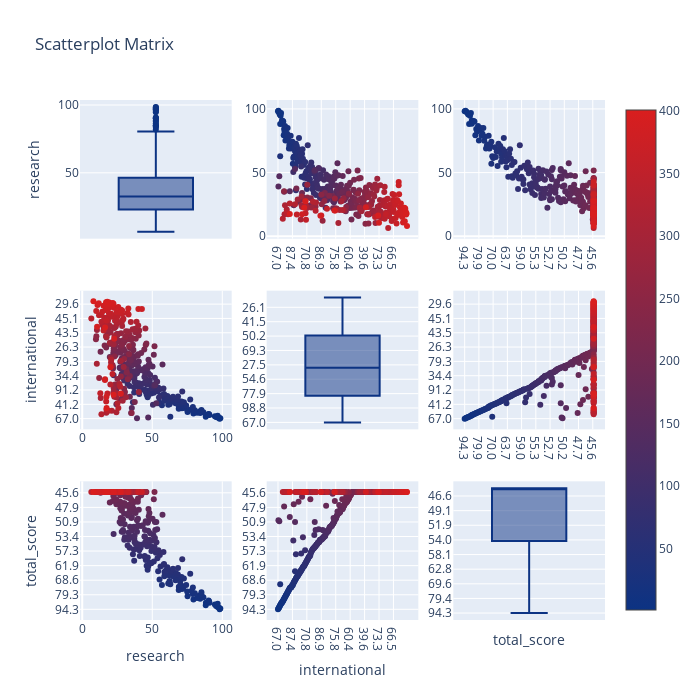

Write notebook code for a chart like this one.
### Markdown cell above
Scatter plot matrix, iki tane feature arasındaki ilişkiyi görmek için kullanılır.

### Code cell
from plotly.offline import iplot 

# import figure factory
import plotly.figure_factory as ff
# prepare data
dataframe = timesData[timesData.year == 2015]
data2015 = dataframe.loc[:,["research","international", "total_score"]]
data2015["index"] = np.arange(1,len(data2015)+1)
# scatter matrix
fig = ff.create_scatterplotmatrix(data2015, diag='box', index='index',colormap='Portland',
                                  colormap_type='cat',
                                  height=700, width=700)
iplot(fig)

### Figure 1 — Plotly figure (JSON) as saved in the notebook; plotly's stock layout.template omitted (floating-point values rounded to 4 significant figures; data arrays with more than 128 entries replaced by an {"elided": "..."} marker saying what was removed)
{"data": [{"marker": {"color": "rgb(12, 51, 131)"}, "showlegend": false, "type": "box", "xaxis": "x", "y": {"elided": "401 float values"}, "yaxis": "y"}, {"marker": {"color": {"elided": "401 int values"}, "colorscale": [[0, "rgb(12, 51, 131)"], [1, "rgb(217, 30, 30)"]], "showscale": true, "size": 6}, "mode": "markers", "showlegend": false, "type": "scatter", "x": {"elided": "401 str values"}, "xaxis": "x2", "y": {"elided": "401 float values"}, "yaxis": "y2"}, {"marker": {"color": {"elided": "401 int values"}, "colorscale": [[0, "rgb(12, 51, 131)"], [1, "rgb(217, 30, 30)"]], "showscale": false, "size": 6}, "mode": "markers", "showlegend": false, "type": "scatter", "x": {"elided": "401 str values"}, "xaxis": "x3", "y": {"elided": "401 float values"}, "yaxis": "y3"}, {"marker": {"color": {"elided": "401 int values"}, "colorscale": [[0, "rgb(12, 51, 131)"], [1, "rgb(217, 30, 30)"]], "showscale": false, "size": 6}, "mode": "markers", "showlegend": false, "type": "scatter", "x": {"elided": "401 float values"}, "xaxis": "x4", "y": {"elided": "401 str values"}, "yaxis": "y4"}, {"marker": {"color": "rgb(12, 51, 131)"}, "showlegend": false, "type": "box", "xaxis": "x5", "y": {"elided": "401 str values"}, "yaxis": "y5"}, {"marker": {"color": {"elided": "401 int values"}, "colorscale": [[0, "rgb(12, 51, 131)"], [1, "rgb(217, 30, 30)"]], "showscale": false, "size": 6}, "mode": "markers", "showlegend": false, "type": "scatter", "x": {"elided": "401 str values"}, "xaxis": "x6", "y": {"elided": "401 str values"}, "yaxis": "y6"}, {"marker": {"color": {"elided": "401 int values"}, "colorscale": [[0, "rgb(12, 51, 131)"], [1, "rgb(217, 30, 30)"]], "showscale": false, "size": 6}, "mode": "markers", "showlegend": false, "type": "scatter", "x": {"elided": "401 float values"}, "xaxis": "x7", "y": {"elided": "401 str values"}, "yaxis": "y7"}, {"marker": {"color": {"elided": "401 int values"}, "colorscale": [[0, "rgb(12, 51, 131)"], [1, "rgb(217, 30, 30)"]], "showscale": false, "size": 6}, "mode": "markers", "showlegend": false, "type": "scatter", "x": {"elided": "401 str values"}, "xaxis": "x8", "y": {"elided": "401 str values"}, "yaxis": "y8"}, {"marker": {"color": "rgb(12, 51, 131)"}, "showlegend": false, "type": "box", "xaxis": "x9", "y": {"elided": "401 str values"}, "yaxis": "y9"}], "layout": {"height": 700, "showlegend": true, "title": {"text": "Scatterplot Matrix"}, "width": 700, "xaxis": {"anchor": "y", "domain": [0, 0.2889], "showticklabels": false}, "xaxis2": {"anchor": "y2", "domain": [0.3556, 0.6444]}, "xaxis3": {"anchor": "y3", "domain": [0.7111, 1]}, "xaxis4": {"anchor": "y4", "domain": [0, 0.2889]}, "xaxis5": {"anchor": "y5", "domain": [0.3556, 0.6444], "showticklabels": false}, "xaxis6": {"anchor": "y6", "domain": [0.7111, 1]}, "xaxis7": {"anchor": "y7", "domain": [0, 0.2889], "title": {"text": "research"}}, "xaxis8": {"anchor": "y8", "domain": [0.3556, 0.6444], "title": {"text": "international"}}, "xaxis9": {"anchor": "y9", "domain": [0.7111, 1], "showticklabels": false, "title": {"text": "total_score"}}, "yaxis": {"anchor": "x", "domain": [0.7333, 1], "title": {"text": "research"}}, "yaxis2": {"anchor": "x2", "domain": [0.7333, 1]}, "yaxis3": {"anchor": "x3", "domain": [0.7333, 1]}, "yaxis4": {"anchor": "x4", "domain": [0.3667, 0.6333], "title": {"text": "international"}}, "yaxis5": {"anchor": "x5", "domain": [0.3667, 0.6333]}, "yaxis6": {"anchor": "x6", "domain": [0.3667, 0.6333]}, "yaxis7": {"anchor": "x7", "domain": [0, 0.2667], "title": {"text": "total_score"}}, "yaxis8": {"anchor": "x8", "domain": [0, 0.2667]}, "yaxis9": {"anchor": "x9", "domain": [0, 0.2667]}}}
